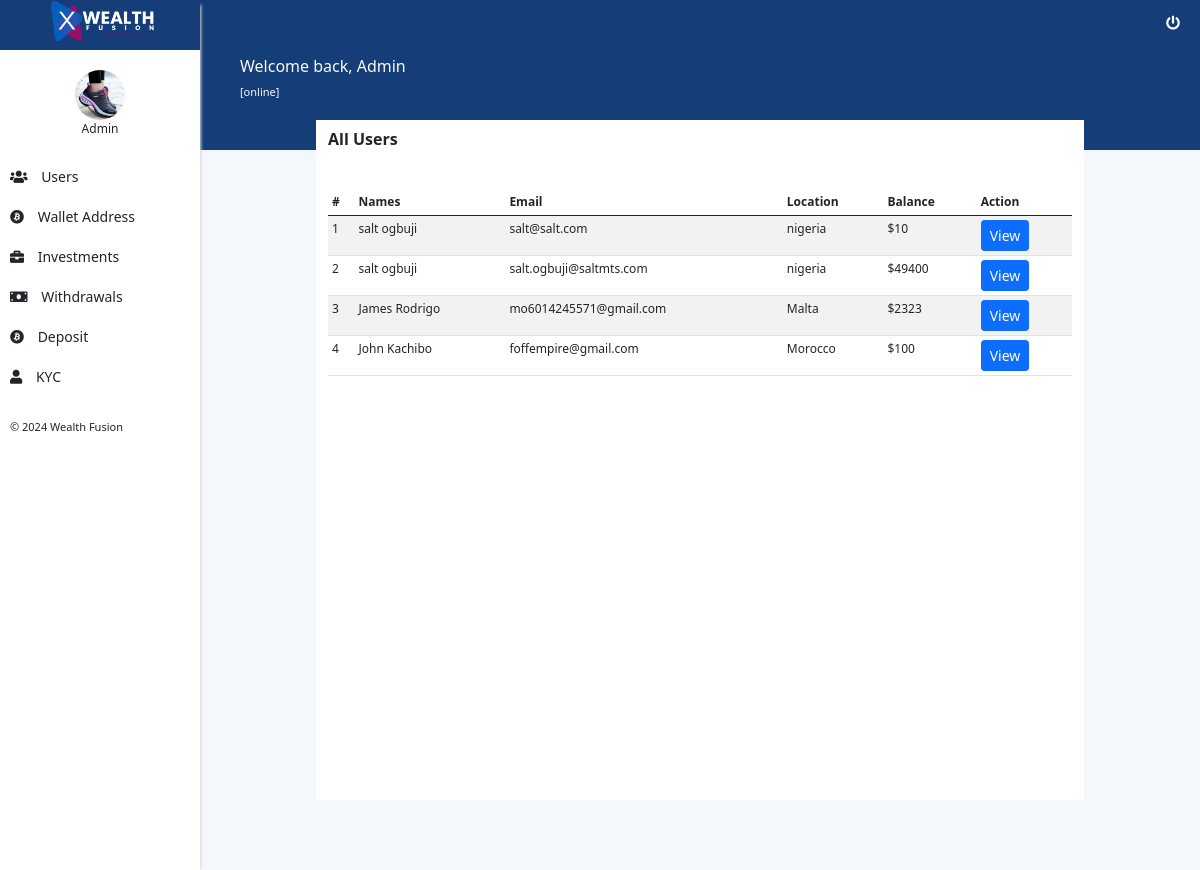
Page /user/n/dashboard (signed in) on the committed database.
### tables this page shows
CREATE TABLE `users` (
  `user_id` int(11) NOT NULL,
  `email` varchar(255) DEFAULT NULL,
  `username` varchar(255) DEFAULT NULL,
  `password` varchar(255) DEFAULT NULL,
  `firstname` varchar(255) DEFAULT NULL,
  `lastname` varchar(255) DEFAULT NULL,
  `middlename` varchar(255) DEFAULT NULL,
  `phone` varchar(255) DEFAULT NULL,
  `addr` text DEFAULT NULL,
  `state` varchar(255) DEFAULT NULL,
  `country` varchar(255) DEFAULT NULL,
  `city` varchar(255) DEFAULT NULL,
  `zipcode` varchar(255) DEFAULT NULL,
  `gender` varchar(255) DEFAULT NULL,
  `occupation` varchar(255) DEFAULT NULL,
  `dob` varchar(255) DEFAULT NULL,
  `image` varchar(255) DEFAULT NULL,
  `is_verified` tinyint(4) NOT NULL DEFAULT 0,
  `pw_reset_code` varchar(255) DEFAULT NULL,
  `unique_id` varchar(255) DEFAULT NULL,
  `referrer` varchar(255) DEFAULT NULL,
  `referrer_bonus` double DEFAULT 0,
  `bal` double NOT NULL DEFAULT 0,
  `profit` double NOT NULL DEFAULT 10,
  `profit_rate` varchar(255) NOT NULL DEFAULT '0',
  `bonusalert` int(11) DEFAULT 0,
  `is_active` int(11) DEFAULT 1,
  `reg_date` varchar(255) DEFAULT NULL
);

### user/n/includes/classes/Users.php (the view, shortened to what this page needs)
<?php
	class Users
	{
		private $kon;
		function __construct($kon, $id="")
		{
			$this->kon = $kon;
		}
		function allUsers(){
			$stmt = $this->kon->prepare("SELECT * FROM users ");
			$stmt->execute();
			$rows = $stmt->fetchAll(PDO::FETCH_ASSOC);
			$n = 0;
			if(empty($rows)){
				echo "No registered user";
			}else{
				foreach ($rows as $row) {
					$fn = $row['firstname']." ".$row['lastname'];
					$email = $row['email'];
					$id = $row['user_id'];
					$location = $row['country'];
					$bal = $row['bal'];
					$n++;
				echo "<tr>
						<td>$n</td>
						<td>$fn</td>
						<td>$email</td>
						<td>$location</td>
						<td>$$bal</td>
						<td>
							<a href='userDetail?id=$id'><button class='btn btn-sm btn-primary'>View</button></a>
						</td>
			        </tr>";
				}
			}
		}
	}
?>

### user/n/assets/css/global.css (style rules this page uses)
* { padding: 0; margin: 0; }
body { box-sizing: border-box; font-family: "Roboto", sans-serif; font-size: 12px; }
:root { --primary-color: #153d78; }

### rows in the picture
users: fn "salt ogbuji", email "salt@salt.com", country "nigeria", bal "10"
users: fn "salt ogbuji", email "salt.ogbuji@saltmts.com", country "nigeria", bal "49400"
users: fn "James Rodrigo", email "mo6014245571@gmail.com", country "Malta", bal "2323"
users: fn "John Kachibo", email "foffempire@gmail.com", country "Morocco", bal "100"

### other values in the picture
Helper::site_name() "Wealth Fusion"
